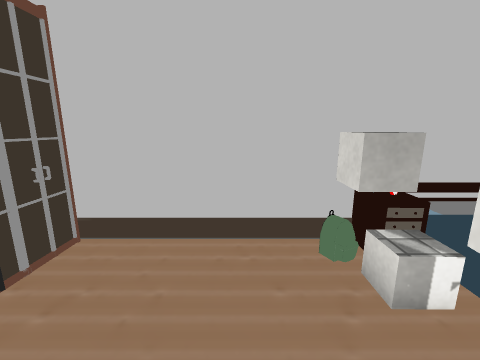
View 1 (above)

12 first-person views from a walk through a scene from a Unity 3-D project. The camera is 1.4 m above the floor, tilts 12° down and sees 90° across. Doors are open. The floor is counted in squares, 0.5 m on a side. Each view is taken from the middle of a square. On the plan, view 1 faces up. The plan holds only what a view shows up to about 18 squares ahead; the rest is blank. The player is left out. Some surface patterns are stand-ins.

View 2
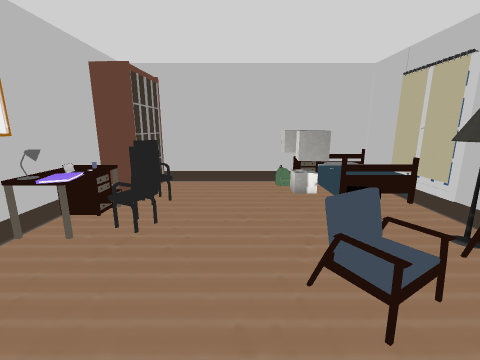

View 3
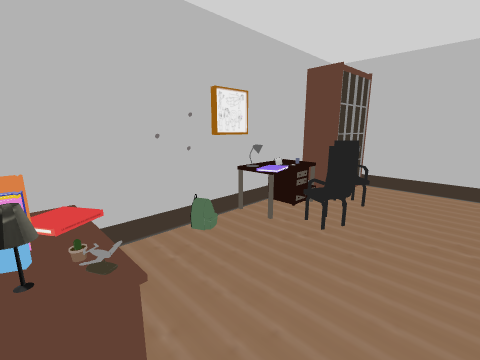

View 4
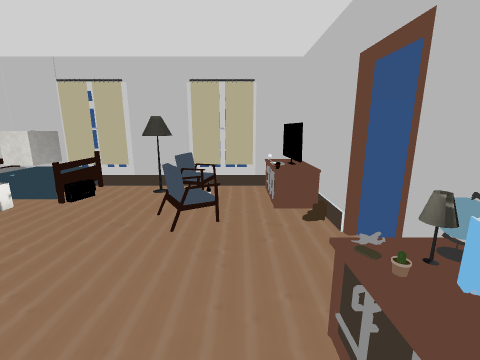

View 5
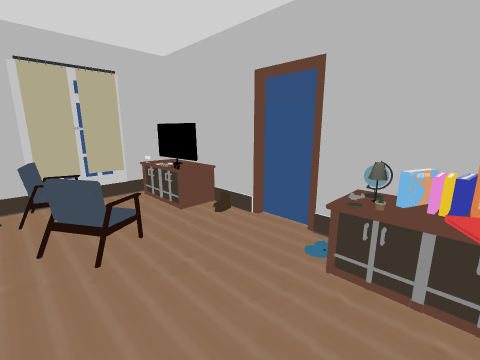

View 6
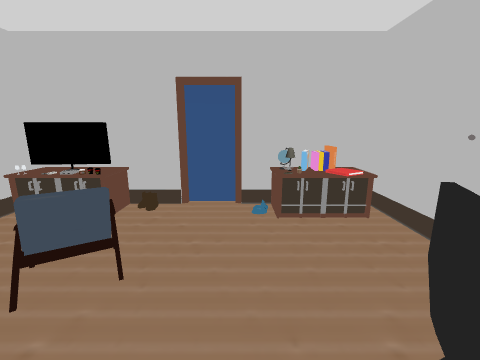

View 7
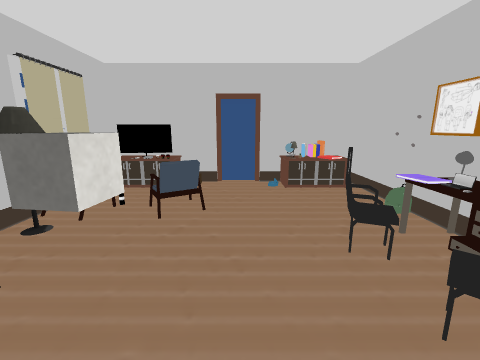

View 8
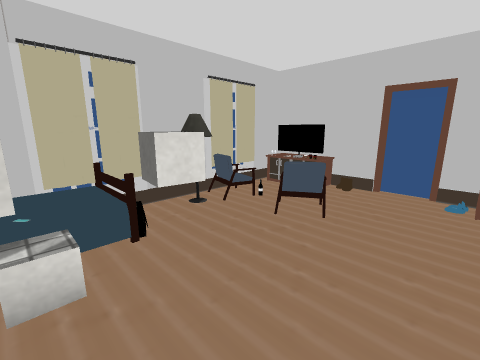

View 9
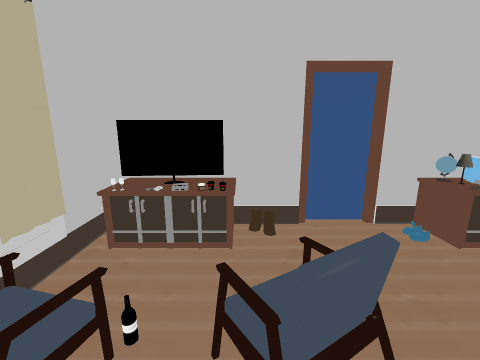

View 10
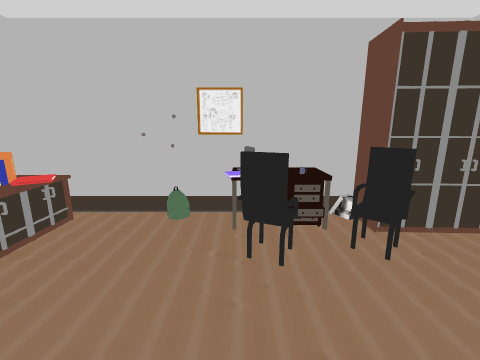

View 11
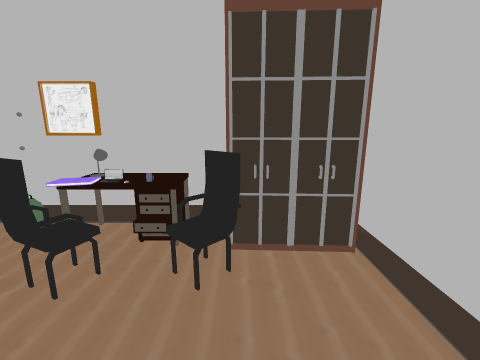

View 12
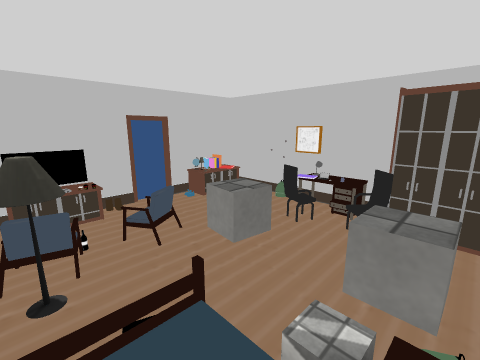

### Floor plan
Key: @ floor where view 1 was taken; # wall or solid block; x gap in a wall; . main floor; : floor 0.5 m higher than the main floor; / step, stairs or slope; D open door; = window, fence, low wall or low ledge; W wardrobe; C chair; B bed; L lamp; O other object.
Columns run from 6 left of view 1 to 7 right of it. Each row starts with its distance up from view 1.
  6  #############
  5   W.....O#  :#
  4   #.....OO/  #
  3  ##C....../  #
  2 ##CO....OO/BB#
  1 ##......OO.. #
  0 #OOC..@......#
 -1 #LOC.......LL#
 -2 O..........C##
 -3 O.......#C.###
 -4 O.......O...=#
 -5 #........... #
 -6 #OOOO....OOOO#
 -7 #OOOO....OOOO#
 -8 #####xDDO#####

Where each view was taken, in squares from view 1:
view 1: 0 up, 0 right, facing up
view 2: 7 down, 0 right, facing up
view 3: 7 down, 0 right, facing up-left
view 4: 5 down, 5 left, facing right
view 5: 2 down, 4 left, facing down-right
view 6: 1 up, 1 left, facing down
view 7: 5 up, 0 right, facing down
view 8: 4 up, 2 left, facing down-right
view 9: 1 down, 3 right, facing down
view 10: 1 down, 2 right, facing left
view 11: 3 up, 1 right, facing left
view 12: 5 up, 6 right, facing down-left
